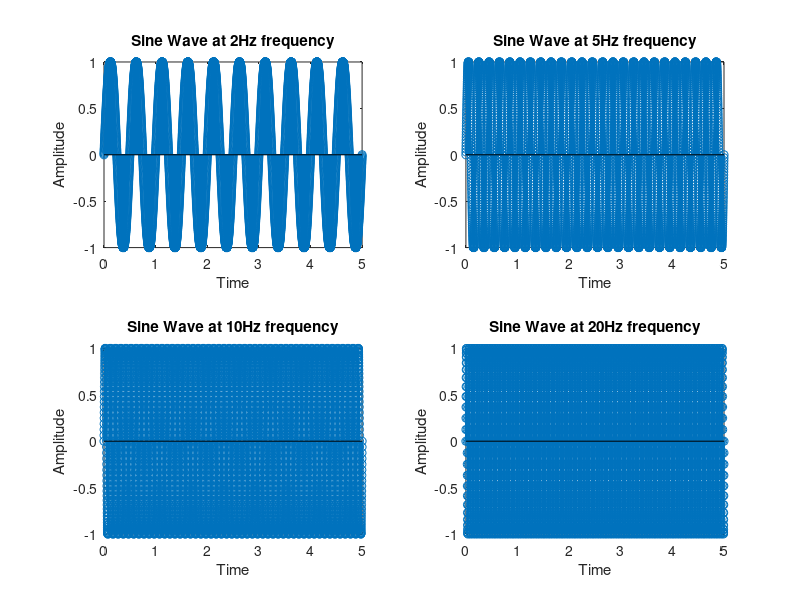

The MATLAB script that drew this image:
clc, clear
t= [0:0.001:5];

freq=2;
subplot(221), f = sin(2*pi*freq*t);
stem(t,f), title('Sine Wave at 2Hz frequency'), xlabel('Time'),ylabel('Amplitude');

freq=5;
subplot(222), f = sin(2*pi*freq*t);
stem(t,f),title('Sine Wave at 5Hz frequency'), xlabel('Time'),ylabel('Amplitude');

freq=10;
subplot(223), f = sin(2*pi*freq*t);
stem(t,f), title('Sine Wave at 10Hz frequency'), xlabel('Time'),ylabel('Amplitude');

freq=20;
subplot(224), f = sin(2*pi*freq*t);
stem(t,f), title('Sine Wave at 20Hz frequency'), xlabel('Time'),ylabel('Amplitude')
